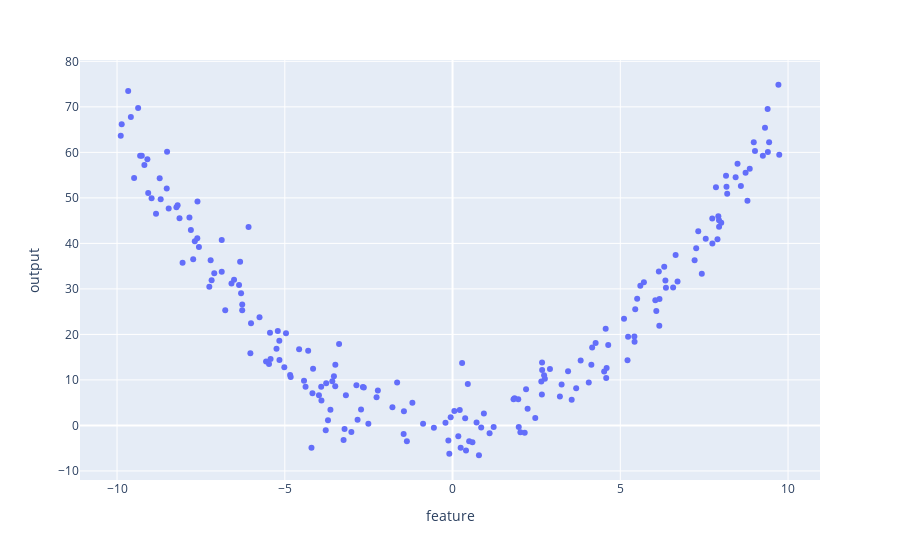

The cell this chart's notebook holds for it:
### Code cell
import plotly_express as px
import plotly.graph_objects as go
px.scatter(df, 'feature', 'output')

### Figure 1 — Plotly figure (JSON) as saved in the notebook; plotly's stock layout.template omitted (floating-point values rounded to 4 significant figures; data arrays with more than 128 entries replaced by an {"elided": "..."} marker saying what was removed)
{"data": [{"hovertemplate": "feature=%{x}<br>output=%{y}<extra></extra>", "legendgroup": "", "marker": {"color": "#636efa", "symbol": "circle"}, "mode": "markers", "name": "", "orientation": "v", "showlegend": false, "type": "scatter", "x": {"elided": "200 float values"}, "xaxis": "x", "y": {"elided": "200 float values"}, "yaxis": "y"}], "layout": {"legend": {"tracegroupgap": 0}, "margin": {"t": 60}, "xaxis": {"anchor": "y", "domain": [0, 1], "title": {"text": "feature"}}, "yaxis": {"anchor": "x", "domain": [0, 1], "title": {"text": "output"}}}}
